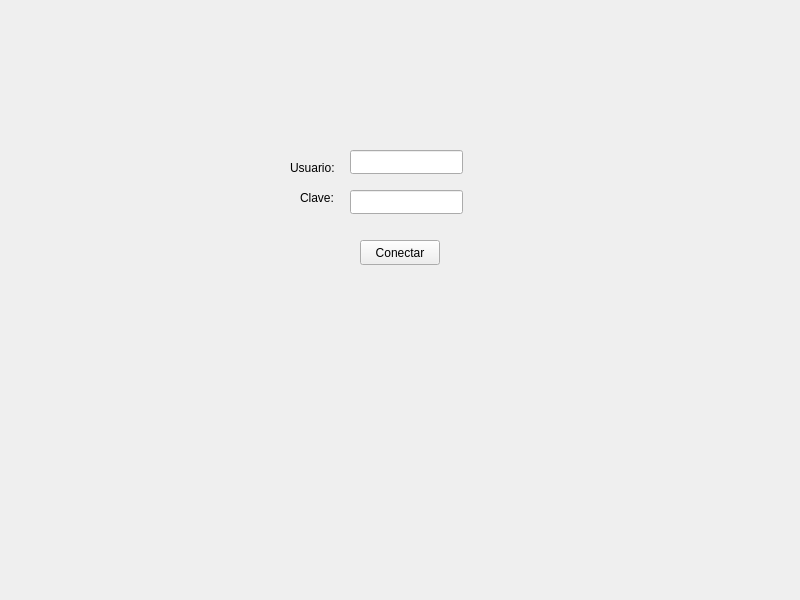
<?xml version="1.0" encoding="UTF-8"?>
<ui version="4.0">
 <class>Login</class>
 <widget class="QWidget" name="Login">
  <property name="geometry">
   <rect>
    <x>0</x>
    <y>0</y>
    <width>800</width>
    <height>600</height>
   </rect>
  </property>
  <property name="windowTitle">
   <string>Login</string>
  </property>
  <widget class="QLineEdit" name="leClave">
   <property name="geometry">
    <rect>
     <x>350</x>
     <y>150</y>
     <width>113</width>
     <height>24</height>
    </rect>
   </property>
  </widget>
  <widget class="QLineEdit" name="leUsuario">
   <property name="geometry">
    <rect>
     <x>350</x>
     <y>190</y>
     <width>113</width>
     <height>24</height>
    </rect>
   </property>
  </widget>
  <widget class="QPushButton" name="pbIngresar">
   <property name="geometry">
    <rect>
     <x>360</x>
     <y>240</y>
     <width>80</width>
     <height>25</height>
    </rect>
   </property>
   <property name="text">
    <string>Conectar</string>
   </property>
  </widget>
  <widget class="QLabel" name="lUsuario">
   <property name="geometry">
    <rect>
     <x>290</x>
     <y>160</y>
     <width>51</width>
     <height>16</height>
    </rect>
   </property>
   <property name="text">
    <string>Usuario:</string>
   </property>
  </widget>
  <widget class="QLabel" name="label">
   <property name="geometry">
    <rect>
     <x>300</x>
     <y>190</y>
     <width>41</width>
     <height>16</height>
    </rect>
   </property>
   <property name="text">
    <string>Clave:</string>
   </property>
  </widget>
 </widget>
 <resources/>
 <connections/>
</ui>
